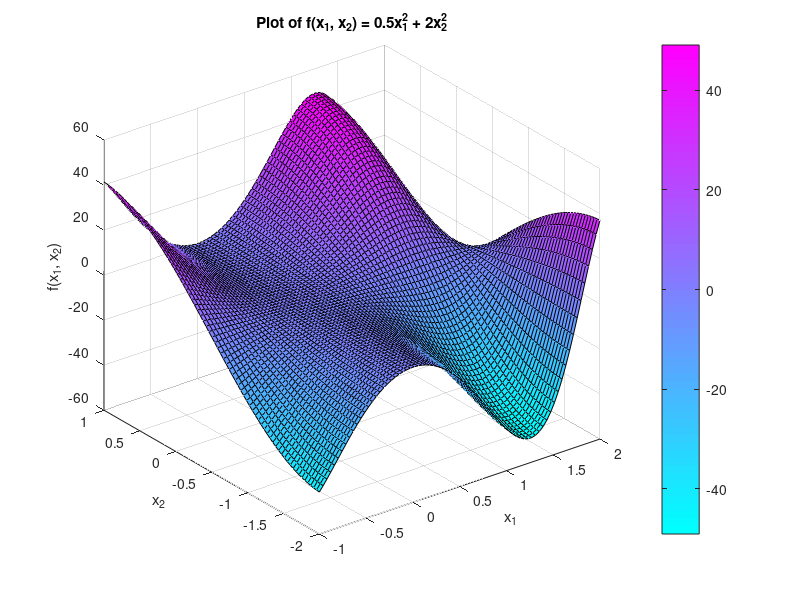
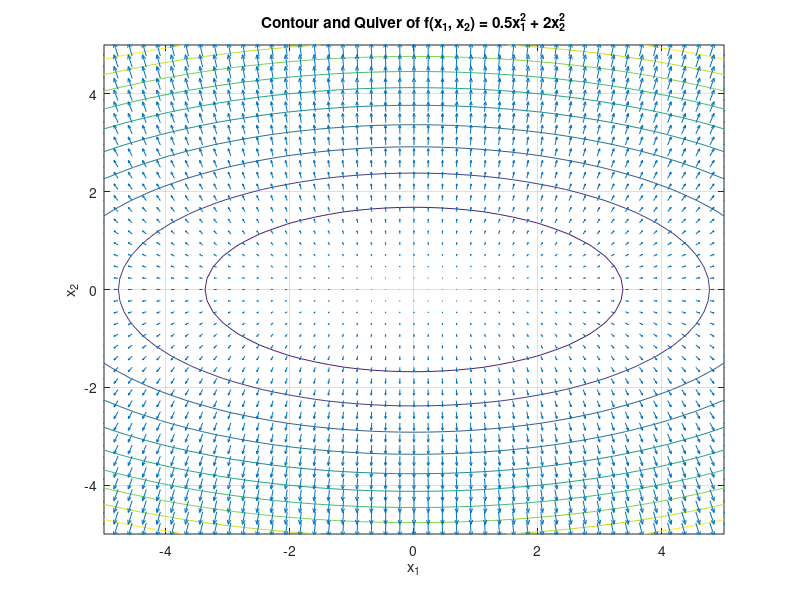

The MATLAB source for these figures, in order:
%TASK 1
% Plot the function f = x^3 * exp(-x^2 - y^4)
clear
clc
clf
close all
%3D Plot of f
x = linspace(-1, 2, 75);
y = linspace(-2, 1, 75);
[x, y] = meshgrid(x, y);
z = sin(x+y)*sin(x.^2);
surf(x,y,z)
%view([15 15])
title('Plot of f(x_{1}, x_{2}) = 0.5x_{1}^{2} + 2x_{2}^{2}')
xlabel('x_{1}')
ylabel('x_{2}')
zlabel('f(x_{1}, x_{2})')
colormap cool
colorbar
%Contour and quiver of f
figure()
x = linspace(-5, 5, 45);
y = linspace(-5, 5, 45);
[x, y] = meshgrid(x, y);
z = 0.5*x.^2 + 2*y.^2;
contour(x,y,z)
title('Contour and Quiver of f(x_{1}, x_{2}) = 0.5x_{1}^{2} + 2x_{2}^{2}')
xlabel('x_{1}');
ylabel('x_{2}');
zlabel('z');
hold on
grid on
[dx,dy] = gradient(z,0.11);
quiver(x,y,dx, dy)


